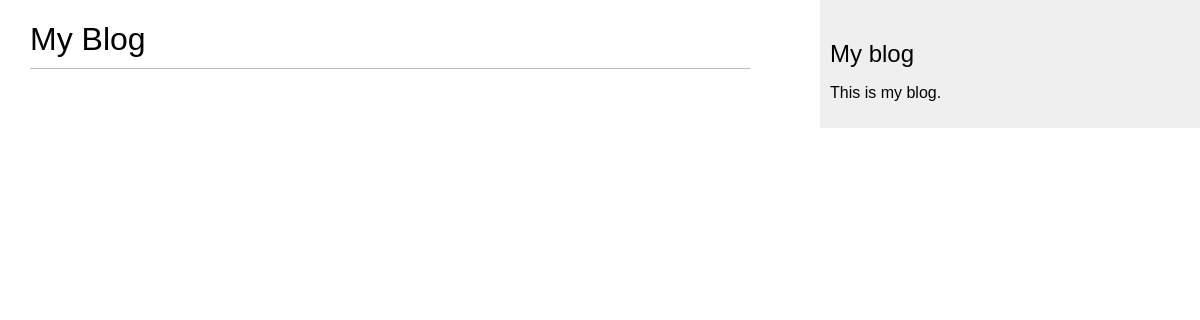
The page /blog/ on the database as committed earlier.
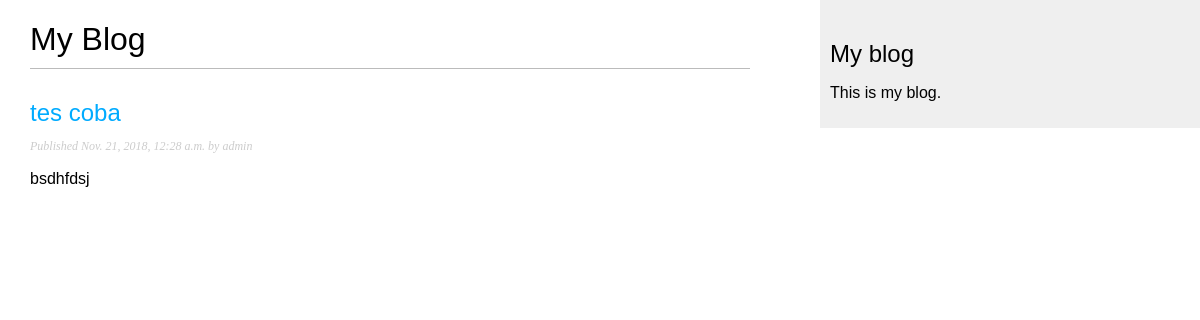
The same page on the database as committed later.
### blog/models.py (models this page shows, shortened)
class Post(models.Model):
    STATUS_CHOICES = (
        ('draft', 'Draft'),
        ('published', 'Published'),
    )
    title = models.CharField(max_length=250)
    slug = models.SlugField(max_length=250, unique_for_date='publish')
    author = models.ForeignKey(User, related_name='blog_posts')
    body = models.TextField()
    publish = models.DateTimeField(default=timezone.now)
    created = models.DateTimeField(auto_now_add=True)
    updated = models.DateTimeField(auto_now=True)
    status = models.CharField(max_length=10, choices=STATUS_CHOICES, default='draft')
    class Meta:
        ordering = ('-publish',)
    objects = models.Manager()  # The default manager.
    published = PublishedManager()  # Our custom manager.
    def get_absolute_url(self):
        return reverse('blog:post_detail',
                       args=[self.publish.year,
                             self.publish.strftime('%m'),
                             self.publish.strftime('%d'),
                             self.slug])

### blog/views.py (the view)
def post_list(request):
    posts = Post.published.all()
    return render(request, 'blog/post/list.html', {'posts': posts})

### blog/models.py (called while the page is built)
    def get_queryset(self):
        return super(PublishedManager, self).get_queryset().filter(status='published')

### templates/blog/post/list.html (shortened to what this page needs)
{% extends "blog/base.html" %}
{% block content %}
    <h1>My Blog</h1>
    {% for post in posts %}
        <h2>
            <a href="{{ post.get_absolute_url }}">
                {{ post.title }}
            </a>
        </h2>
        <p class="date">
            Published {{ post.publish }} by {{ post.author }}
        </p>
        {{ post.body|truncatewords:30|linebreaks }}
    {% endfor %}
{% endblock %}

### templates/blog/base.html (shortened to what this page needs)
{% load staticfiles %}
<!DOCTYPE html>
<html>
<head>
    <link href="{% static "css/blog.css" %}" rel="stylesheet">
</head>
<body>
<div id="content">
    {% block content %}
    {% endblock %}
</div>
<div id="sidebar">
    <h2>My blog</h2>
    <p>This is my blog.</p>
</div>
</body>
</html>

### blog/static/css/blog.css (style rules this page uses)
body { margin: 0; padding: 0; font-family: helvetica, sans-serif; }
a { color: #00abff; text-decoration: none; }
h1 { font-weight: normal; border-bottom: 1px solid #bbb; padding: 0 0 10px 0; }
h2 { font-weight: normal; margin: 30px 0 0; }
#content { float: left; width: 60%; padding: 0 0 0 30px; }
#sidebar { float: right; width: 30%; padding: 10px; background: #efefef; height: 100%; }
p.date { color: #ccc; font-family: georgia, serif; font-size: 12px; font-style: italic; }

Rows that differ between the two databases and show on the page:
added Post: title "tes coba", publish "Nov. 21, 2018, 12:28 a.m.", author "admin", body "bsdhfdsj"
